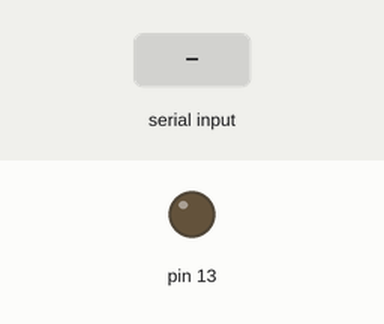
Recording of a sketch running on a simulated Arduino Uno, built with avr-gcc and run on an emulated ATmega328P. Shown: output pins drawn as LEDs (lit = HIGH). The test bench sets the inputs (shaded band). What the sketch prints to the serial monitor is not drawn.

Above: at 1.2 s.
1.3 s: "2" received over Serial
At 2.9 s:
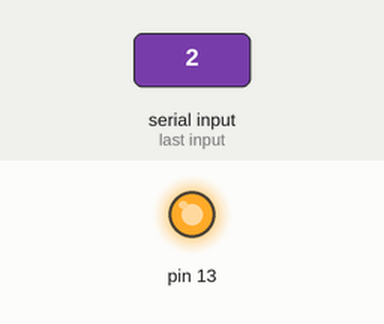
4.3 s: "1" received over Serial
At 5.5 s:
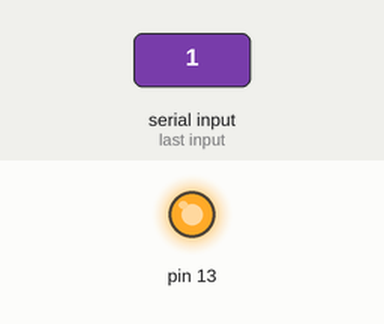
5.8 s: "0" received over Serial
At 6.8 s:
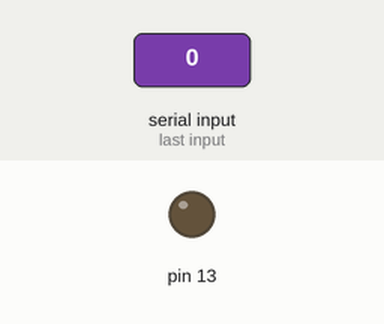
Timing chart, 0 to 8.8 s (numbered marks = the images above; inputs shaded):
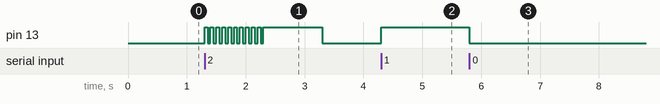

Measured:
- after the input at 1.3 s, pin 13: goes 10 × (HIGH 0.05 s, LOW 0.05 s), HIGH 1.0 s, then LOW, starting at once
- after the input at 4.3 s, pin 13: LOW → HIGH at once
- after the input at 5.8 s, pin 13: HIGH → LOW at once

The sketch:

_1_0LED.ino
```cpp
// the setup function runs once when you press reset or power the board
void setup() {
  // initialize digital pin LED_BUILTIN as an output.
   Serial.begin(9600);
  while (!Serial) {
    ; // wait for serial port to connect. Needed for native USB port only
  }

  // send an intro:
  Serial.println("send 1 to switch ON and 0 to switch OFF");
  Serial.println();
  pinMode(13, OUTPUT);
}

// the loop function runs over and over again forever
void loop() {
  if (Serial.available() > 0) {
    int thisChar = Serial.read();
    if (thisChar == '1'){
  digitalWrite(13, HIGH);   // turn the LED on (HIGH is the voltage level)
    }
    else if (thisChar == '0'){
  digitalWrite(13, LOW);    // turn the LED off by making the voltage LOW
    }
    else{
      for (int i=0; i<10; i++){
      digitalWrite(13, HIGH);
      delay(50);
      digitalWrite(13, LOW);
      delay(50);
      }
      digitalWrite(13, HIGH);
      delay(1000);
      digitalWrite(13, LOW);
    }
  }
}
```
